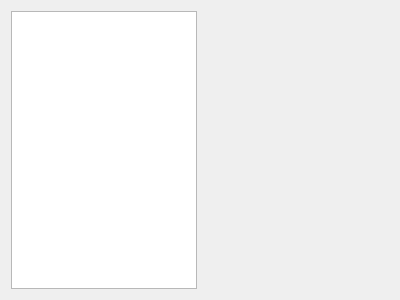
<?xml version="1.0" encoding="UTF-8"?>
<ui version="4.0">
 <class>SettingsPage</class>
 <widget class="QWidget" name="SettingsPage">
  <property name="geometry">
   <rect>
    <x>0</x>
    <y>0</y>
    <width>400</width>
    <height>300</height>
   </rect>
  </property>
  <property name="windowTitle">
   <string>Form</string>
  </property>
  <layout class="QHBoxLayout" name="horizontalLayout">
   <item>
    <widget class="QListWidget" name="listWidget">
     <property name="sizeAdjustPolicy">
      <enum>QAbstractScrollArea::AdjustToContents</enum>
     </property>
    </widget>
   </item>
   <item>
    <widget class="QStackedWidget" name="stackedWidget"/>
   </item>
  </layout>
 </widget>
 <resources/>
 <connections/>
</ui>
